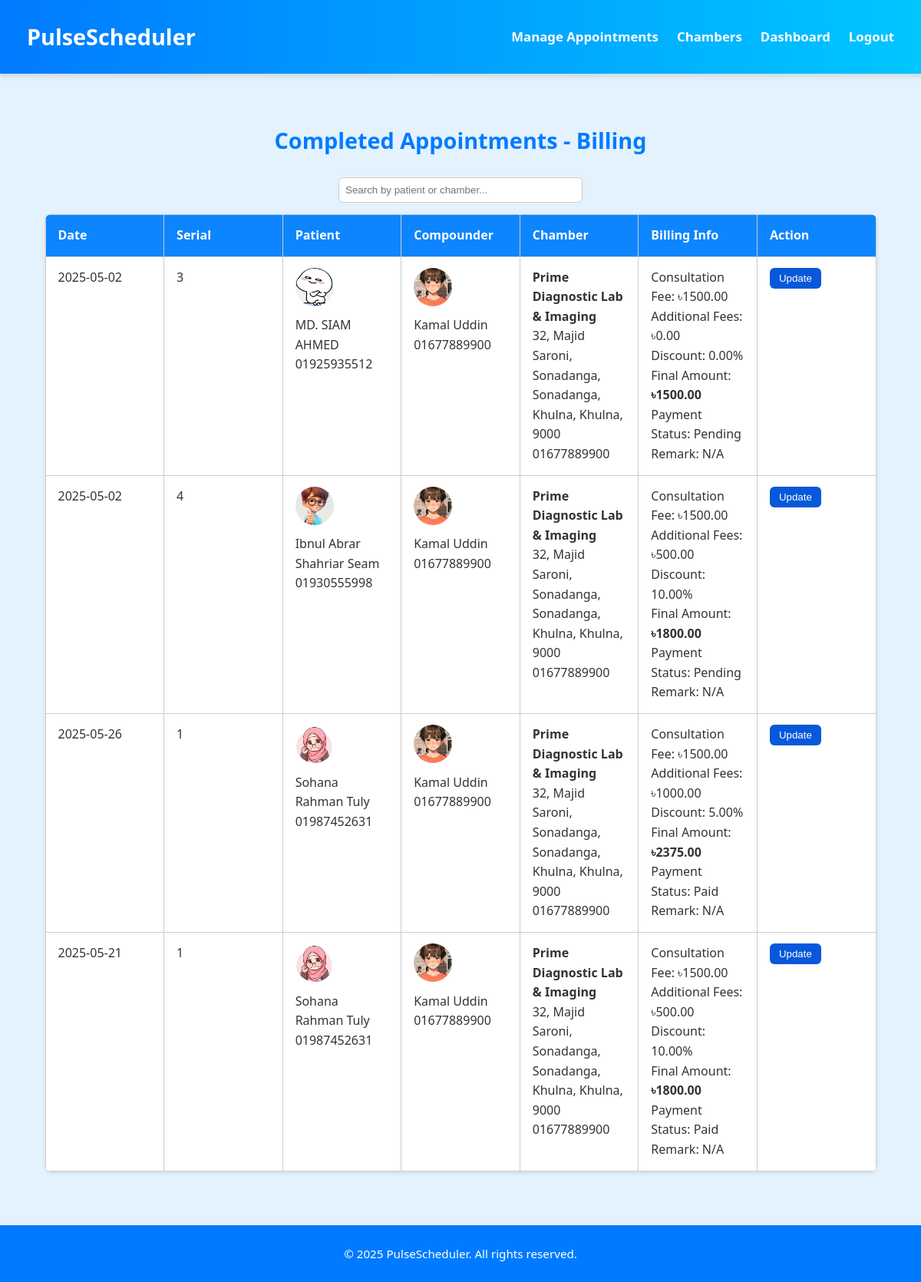
/manage_billing.php (signed in), run on the app's committed database.
### tables this page shows
CREATE TABLE IF NOT EXISTS `appointment` (
  `appointment_ID` int NOT NULL AUTO_INCREMENT,
  `user_ID` int DEFAULT NULL,
  `doctor_ID` int DEFAULT NULL,
  `compounder_ID` int DEFAULT NULL,
  `chamber_ID` int DEFAULT NULL,
  `serial_no` int DEFAULT NULL,
  `appointment_date` date DEFAULT NULL,
  `appointment_start_time` time DEFAULT NULL,
  `appointment_end_time` time DEFAULT NULL,
  `status` enum('Scheduled','Completed','Cancelled') DEFAULT NULL,
  `remark` text,
  `sch_id` int DEFAULT NULL,
  PRIMARY KEY (`appointment_ID`),
  KEY `user_ID` (`user_ID`),
  KEY `doctor_ID` (`doctor_ID`),
  KEY `compounder_ID` (`compounder_ID`),
  KEY `chamber_ID` (`chamber_ID`),
  KEY `fk_schid` (`sch_id`)
);

CREATE TABLE IF NOT EXISTS `systemuser` (
  `user_ID` int NOT NULL AUTO_INCREMENT,
  `user_name` varchar(250) NOT NULL,
  `user_password` varchar(250) NOT NULL,
  `full_name` varchar(250) DEFAULT NULL,
  `birth_certificate_number` char(17) DEFAULT NULL,
  `gender` enum('Male','Female','Other') DEFAULT NULL,
  `photo` text,
  `birth_day` date DEFAULT NULL,
  `blood_group` enum('A+','A-','B+','B-','O+','O-','AB+','AB-','Other') DEFAULT NULL,
  `medical_history` text,
  `role` enum('User','Admin','Head') DEFAULT 'User',
  PRIMARY KEY (`user_ID`),
  UNIQUE KEY `birth_cirtificate_number` (`birth_certificate_number`)
);

CREATE TABLE IF NOT EXISTS `chamber` (
  `chamber_ID` int NOT NULL AUTO_INCREMENT,
  `chamber_name` varchar(250) DEFAULT NULL,
  `opening_time` time DEFAULT NULL,
  `closing_time` time DEFAULT NULL,
  `working_days` json DEFAULT NULL,
  PRIMARY KEY (`chamber_ID`)
);

CREATE TABLE IF NOT EXISTS `schedule_doctor` (
  `schedule_id` int NOT NULL AUTO_INCREMENT,
  `doctor_id` int DEFAULT NULL,
  `chamber_id` int DEFAULT NULL,
  `day_of_week` enum('Saturday','Sunday','Monday','Tuesday','Wednesday','Thursday','Friday') DEFAULT NULL,
  `start_time` time DEFAULT NULL,
  `end_time` time DEFAULT NULL,
  `max_patients` int DEFAULT NULL,
  `consultation_fee` decimal(10,2) DEFAULT NULL,
  `room_number` varchar(250) DEFAULT '0000',
  PRIMARY KEY (`schedule_id`),
  KEY `fk_schedule_doctor_chamber` (`doctor_id`,`chamber_id`)
);

CREATE TABLE IF NOT EXISTS `billing` (
  `appointment_ID` int NOT NULL,
  `compounder_ID` int DEFAULT NULL,
  `discount` decimal(10,2) DEFAULT '0.00',
  `payment_date` date DEFAULT NULL,
  `payment_status` enum('Paid','Free','Pending') DEFAULT 'Pending',
  `additional_fees` decimal(10,2) DEFAULT '0.00',
  `remark` text,
  PRIMARY KEY (`appointment_ID`),
  KEY `compounder_ID` (`compounder_ID`)
);

### manage_billing.php (the view, shortened to what this page needs)
<?php
include 'db.php';
$doctor_ID = $_SESSION["user_ID"];
$query = "SELECT
    a.appointment_ID,
    a.appointment_date,
    a.serial_no,
    -- Billing
    b.additional_fees,
    b.remark,
    b.discount,
    b.payment_status,
    sd.consultation_fee,
    ROUND((sd.consultation_fee + b.additional_fees) * (1 - b.discount / 100), 2) AS final_amount,
    -- Patient
    su_p.full_name AS patient_name,
    su_p.photo AS patient_photo,
    GROUP_CONCAT(DISTINCT pp.phone SEPARATOR ', ') AS patient_phones,
    -- Compounder
    su_c.full_name AS compounder_name,
    su_c.photo AS compounder_photo,
    GROUP_CONCAT(DISTINCT cp.phone SEPARATOR ', ') AS compounder_phones,
    -- Chamber
    ch.chamber_name AS chamber_name,
    CONCAT_WS(', ', ca.house_no, ca.road, ca.area, ca.thana, ca.district, ca.division, ca.postal_code) AS full_address,
    GROUP_CONCAT(DISTINCT chp.phone SEPARATOR ', ') AS chamber_phones
FROM appointment a
JOIN billing b ON a.appointment_ID = b.appointment_ID
JOIN works_in w ON a.doctor_ID = w.doctor_ID AND a.chamber_ID = w.chamber_ID
-- Schedule Doctor
JOIN schedule_doctor sd ON a.sch_id = sd.schedule_id  -- Fixed the join condition to use sch_id
-- Patient
JOIN systemuser su_p ON a.user_ID = su_p.user_ID
LEFT JOIN user_phone pp ON su_p.user_ID = pp.user_ID
-- Compounder
LEFT JOIN systemuser su_c ON b.compounder_ID = su_c.user_ID
LEFT JOIN user_phone cp ON su_c.user_ID = cp.user_ID
-- Chamber
JOIN chamber ch ON a.chamber_ID = ch.chamber_ID
LEFT JOIN chamber_phone chp ON ch.chamber_ID = chp.chamber_ID
LEFT JOIN chamber_address ca ON ch.chamber_ID = ca.chamber_ID
WHERE a.doctor_ID = ?
  AND a.status = 'Completed'
GROUP BY a.appointment_ID
ORDER BY
    CASE b.payment_status
        WHEN 'Pending' THEN 0
        ELSE 1
    END,
    a.appointment_date DESC,
    a.serial_no ASC;
";
$stmt = $conn->prepare($query);
$stmt->bind_param("i", $doctor_ID);
$stmt->execute();
$result = $stmt->get_result();
?>
<!DOCTYPE html>
<html lang="en">
<head>
</head>
<body>
<header>
    <nav>
        <div class="logo">
            <h1>PulseScheduler</h1>
        </div>
        <ul class="nav-links">
            <li><a href="manage_appointment.php">Manage Appointments</a></li>
            <li><a href="chamber_list_doctor.php">Chambers</a></li>
            <li><a href="manage_doctor_profile.php">Dashboard</a></li>
            <li><a href="logout.php">Logout</a></li>
        </ul>
    </nav>
</header>
<div class="content">
    <h2>Completed Appointments - Billing</h2>
    <div style="text-align: center; margin-bottom: 15px;">
    <input type="text" id="searchBox" placeholder="Search by patient or chamber..."
           style="padding: 8px; width: 300px; border-radius: 6px; border: 1px solid #ccc;">
</div>
    <table>
        <thead>
        <tr>
            <th>Date</th>
            <th>Serial</th>
            <th>Patient</th>
            <th>Compounder</th>
            <th>Chamber</th>
            <th>Billing Info</th>
            <th>Action</th>
        </tr>
        </thead>
        <tbody>
        <?php while ($row = $result->fetch_assoc()): ?>
            <tr>
                <td><?= htmlspecialchars($row['appointment_date']??'N/A') ?></td>
                <td><?= htmlspecialchars($row['serial_no']??'N/A') ?></td>
                <td>
                    <img src="<?= htmlspecialchars($row['patient_photo']??'N/A') ?>" alt="Patient Photo"><br>
                    <?= htmlspecialchars($row['patient_name']??'N/A') ?><br>
                    <?= htmlspecialchars($row['patient_phones']??'N/A') ?>
                </td>
                <td>
                    <?php if ($row['compounder_name']): ?>
                        <img src="<?= htmlspecialchars($row['compounder_photo']??'N/A') ?>" alt="Compounder Photo"><br>
                        <?= htmlspecialchars($row['compounder_name']??'N/A') ?><br>
                        <?= htmlspecialchars($row['compounder_phones']??'N/A') ?>
                    <?php else: ?>
                       Not Assigned Yet
                    <?php endif; ?>
                </td>
                <td>
                    <strong><?= htmlspecialchars($row['chamber_name']??'N/A') ?></strong><br>
                    <?= htmlspecialchars($row['full_address']??'N/A') ?><br>
                    <?= htmlspecialchars($row['chamber_phones']??'N/A') ?>
                </td>
                <td>
                    Consultation Fee: ৳<?= htmlspecialchars($row['consultation_fee']??'N/A') ?><br>
                    Additional Fees: ৳<?= htmlspecialchars($row['additional_fees']??'N/A') ?><br>
                    Discount: <?= htmlspecialchars($row['discount']??'N/A') ?>%<br>
                    Final Amount: <strong>৳<?= htmlspecialchars($row['final_amount']??'N/A') ?></strong><br>
                    Payment Status: <?= htmlspecialchars($row['payment_status']??'N/A') ?><br>
                    Remark:  <?= htmlspecialchars($row['remark']??'N/A') ?>
                </td>
                <td>
                    <form action="update_billing.php" method="get">
                        <button class="update-btn" type="submit">Update</button>
                    </form>
                </td>
            </tr>
        <?php endwhile; ?>
        </tbody>
    </table>
</div>
<footer>
    &copy; <?= date("Y") ?> PulseScheduler. All rights reserved.
</footer>
</body>
</html>

### manage_billing.php (style rules this page uses)
body { font-family: 'Segoe UI', Tahoma, Geneva, Verdana, sans-serif; background-color: #e3f2fd; margin: 0; padding: 0; box-sizing: border-box; color: #333; line-height: 1.6; min-height: 100vh; display: flex; flex-direction: column; }
header { background: linear-gradient(90deg, #007BFF, #00C6FF); color: white; padding: 10px 20px; box-shadow: 0 4px 6px rgba(0, 0, 0, 0.1); }
nav { display: flex; justify-content: space-between; align-items: center; max-width: 1200px; margin: 0 auto; padding: 15px 15px; }
.logo h1 { font-size: 1.8rem; margin: 0; }
.nav-links { list-style: none; display: flex; gap: 24px; margin: 0; padding: 0; }
.nav-links a { color: white; text-decoration: none; font-weight: bold; font-size: 1.05em; transition: color 0.3s ease; }
.content { max-width: 1300px; margin: 40px auto; padding: 0 30px; flex: 1; }
h2 { color: #007bff; margin-bottom: 25px; font-size: 1.8rem; text-align: center; }
table { width: 95%; max-width: 100%; margin: 0 auto 30px auto; border-collapse: collapse; background-color: white; box-shadow: 0 2px 5px rgba(0,0,0,0.1); border-radius: 8px; overflow: hidden; table-layout: fixed; }
th, td { padding: 14px 16px; border: 1px solid #ccc; vertical-align: top; text-align: left; word-wrap: break-word; }
th { background-color:rgb(12, 133, 254); color: white; }
img { height: 50px; width: 50px; border-radius: 50%; object-fit: cover; margin-bottom: 5px; }
.update-btn { padding: 6px 12px; background-color:rgb(7, 88, 218); border: none; color: white; cursor: pointer; border-radius: 6px; }
footer { background-color: #007bff; color: white; text-align: center; padding: 25px 0; margin-top: auto; font-size: 0.95em; }

### data on the page
appointment: appointment_date "2025-05-02", serial_no "3", user_ID.photo (picture), user_ID.full_name "MD. SIAM AHMED", patient_phones "01925935512", systemuser.photo (picture), systemuser.full_name "Kamal Uddin", compounder_phones "01677889900", chamber_ID.chamber_name "Prime Diagnostic Lab & Imaging", full_address "32, Majid Saroni, Sonadanga, Sonadanga, Khulna, Khulna, 9000", chamber_phones "01677889900", sch.consultation_fee "1500.00", billing.additional_fees "0.00", billing.discount "0.00", final_amount "1500.00", billing.payment_status "Pending", billing.remark "N/A"
appointment: appointment_date "2025-05-02", serial_no "4", user_ID.photo (picture), user_ID.full_name "Ibnul Abrar Shahriar Seam", patient_phones "01930555998", systemuser.photo (picture), systemuser.full_name "Kamal Uddin", compounder_phones "01677889900", chamber_ID.chamber_name "Prime Diagnostic Lab & Imaging", full_address "32, Majid Saroni, Sonadanga, Sonadanga, Khulna, Khulna, 9000", chamber_phones "01677889900", sch.consultation_fee "1500.00", billing.additional_fees "500.00", billing.discount "10.00", final_amount "1800.00", billing.payment_status "Pending", billing.remark "N/A"
appointment: appointment_date "2025-05-26", serial_no "1", user_ID.photo (picture), user_ID.full_name "Sohana Rahman Tuly", patient_phones "01987452631", systemuser.photo (picture), systemuser.full_name "Kamal Uddin", compounder_phones "01677889900", chamber_ID.chamber_name "Prime Diagnostic Lab & Imaging", full_address "32, Majid Saroni, Sonadanga, Sonadanga, Khulna, Khulna, 9000", chamber_phones "01677889900", sch.consultation_fee "1500.00", billing.additional_fees "1000.00", billing.discount "5.00", final_amount "2375.00", billing.payment_status "Paid", billing.remark "N/A"
appointment: appointment_date "2025-05-21", serial_no "1", user_ID.photo (picture), user_ID.full_name "Sohana Rahman Tuly", patient_phones "01987452631", systemuser.photo (picture), systemuser.full_name "Kamal Uddin", compounder_phones "01677889900", chamber_ID.chamber_name "Prime Diagnostic Lab & Imaging", full_address "32, Majid Saroni, Sonadanga, Sonadanga, Khulna, Khulna, 9000", chamber_phones "01677889900", sch.consultation_fee "1500.00", billing.additional_fees "500.00", billing.discount "10.00", final_amount "1800.00", billing.payment_status "Paid", billing.remark "N/A"
